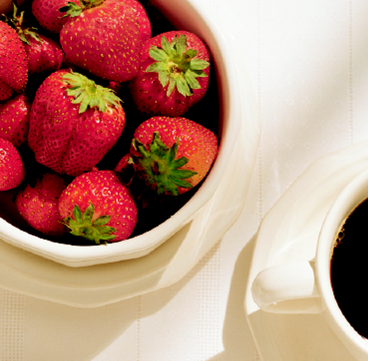
%> input picture c1.png, 368 x 361 px
$ octave --eval "result = Sobel(imread('c1.png'));"   (GNU Octave 9; MATLAB toolbox functions it lacks are replaced by stand-ins)
%> lines starting %> are read from the running program, lines starting %| are printed output that depends on the picture
function Eim = Sobel(im)
%**********根据梯度计算能量图************%
    %im = imread('c1.png');
    r = im2double(im(:,:,1));
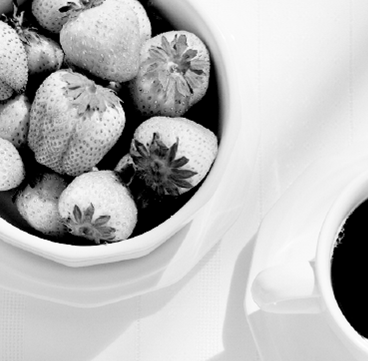
%> r: size 361x368 double; min 0, max 1, mean 0.726
    g = im2double(im(:,:,2));
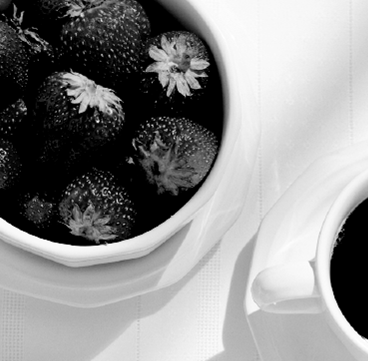
%> g: size 361x368 double; min 0, max 1, mean 0.553
    b = im2double(im(:,:,3));
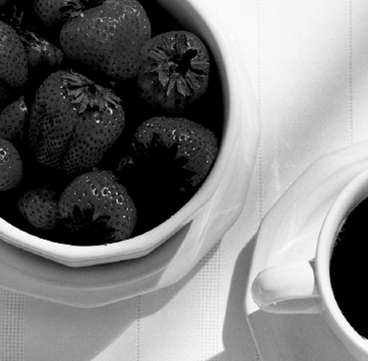
%> b: size 361x368 double; min 0, max 1, mean 0.487
    %水平算子
    horizontal = fspecial('prewitt');
    Er_h = imfilter(r,horizontal);
    Eg_h = imfilter(g,horizontal);
    Eb_h = imfilter(b,horizontal);
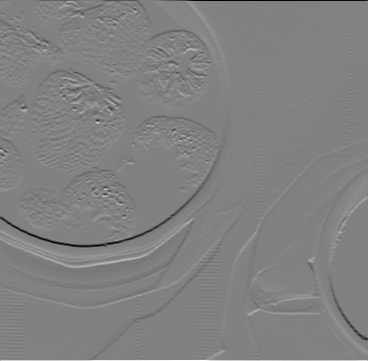
%> Eb_h: size 361x368 double; min -2.95, max 2.85, mean -0.000861; drawn with min black and max white
    Eh = abs(Er_h)+abs(Eg_h)+abs(Eb_h);
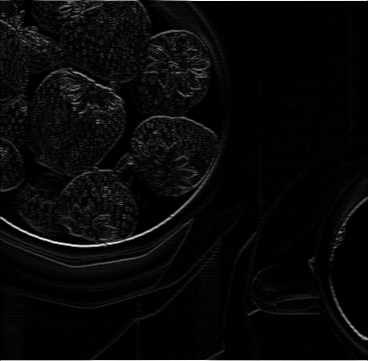
%> Eh: size 361x368 double; min 0, max 8.92, mean 0.315; drawn with min black and max white
    %subplot(131),imshow(Eh);
    %竖直算子
    vertical = horizontal';
    Er_v = imfilter(r,vertical);
    Eg_v = imfilter(g,vertical);
    Eb_v = imfilter(b,vertical);
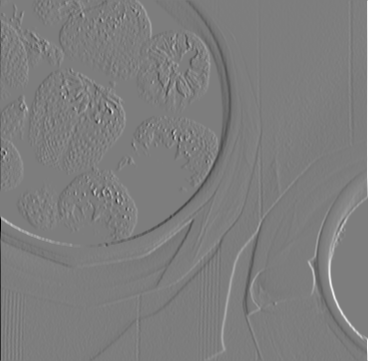
%> Eb_v: size 361x368 double; min -2.88, max 2.96, mean -0.00144; drawn with min black and max white
    Ev = abs(Er_v)+abs(Eg_v)+abs(Eb_v);
    %subplot(132);imshow(Ev);
    Eim = Eh+Ev;
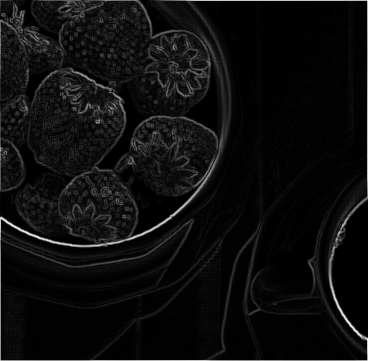
%> Eim: size 361x368 double; min 0, max 11.13, mean 0.624; drawn with min black and max white
    %转灰度图
    %subplot(133);imshow(Eim);
end
